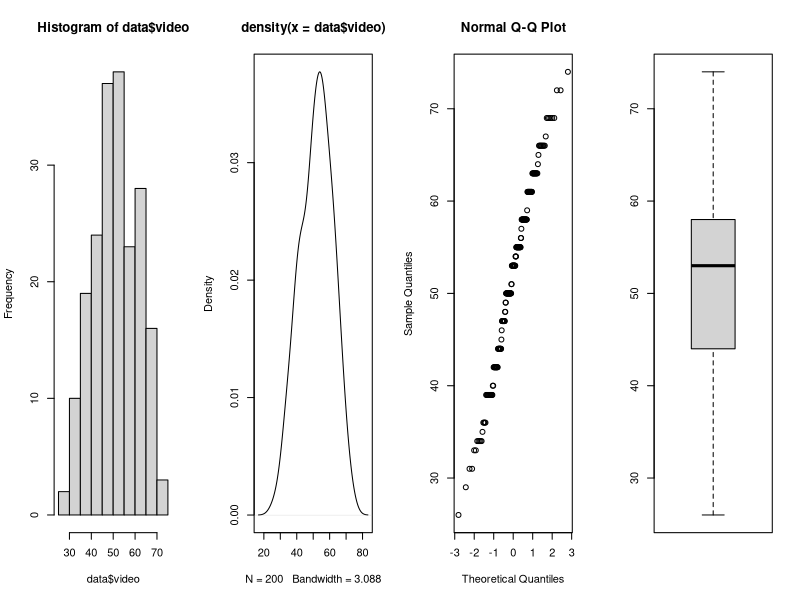
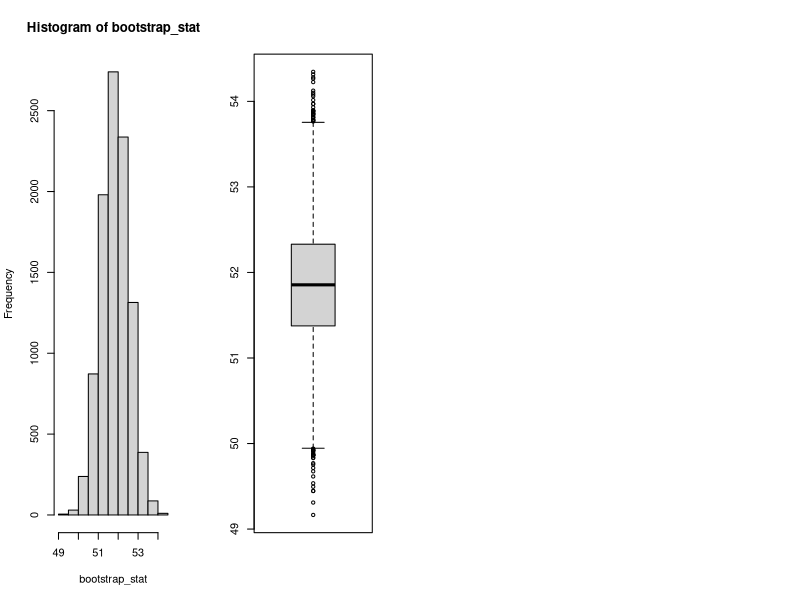
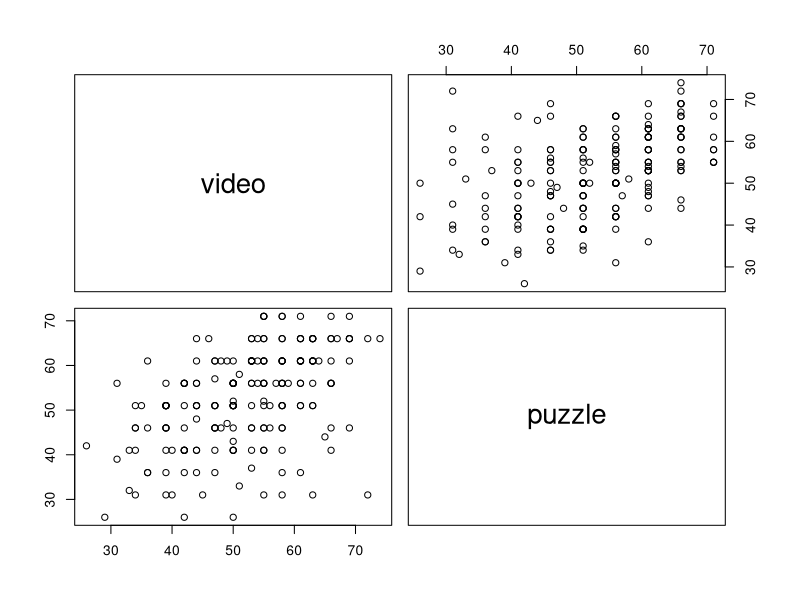

Reproduce these figures in R, in order.
## ---- chunk 1
data <- read.table("./Ice_cream-1.csv", header = TRUE, sep = ",")
## ---- chunk 2
mu <- mean(data$video)
par(mfrow=c(1,4))
hist(data$video)
plot(density(data$video))
qqnorm(data$video)
boxplot(data$video)
## ---- chunk 3
n <- length(data$video)
sd_sample <- sd(data$video)
sem <- sd_sample / sqrt(n)
z_score <- qnorm(1 - 0.015)
margin_error <- z_score * sem
lower_bound <- mu - margin_error
upper_bound <- mu + margin_error
lower_bound; upper_bound
## ---- chunk 4
n_min = (z_score^2) * (sd_sample^2) / (1.5^2)
n_min
## ---- chunk 5
# BOOTSTRAP 97% CONFIDENCE INTERVAL
b_count <- 10000
bootstrap_stat <- numeric(b_count)
for (i in 1:b_count) {
    bootstrap_sample <- sample(data$video, replace=TRUE)
    bootstrap_stat[i] <- mean(bootstrap_sample)
}
par(mfrow=c(1,4))
hist(bootstrap_stat)
boxplot(bootstrap_stat)

bootstrap_conf_int <- quantile(bootstrap_stat, c(0.015, 0.985))
s <- sum(bootstrap_stat<bootstrap_conf_int[1])
bootstrap_conf_int_check <- c(2*mu-bootstrap_conf_int[2] ,2*mu-bootstrap_conf_int[1])
bootstrap_conf_int
## ---- chunk 6
t_test_result <- t.test(
    data$video,
    mu = 50,
    alternative = "greater"
)
t_test_result
## ---- chunk 7
t_test51_result <- t.test(
    data$video,
    mu = 51,
    alternative = "greater"
)
t_test51_result
## ---- chunk 8
# SIGN TEST
test_median <- 50
larger_median <- sum(data$video > test_median)
sign_result <- binom.test(
    larger_median, n, 
    conf.level = .97, 
    alternative = 'greater'
)

wilcox_result <- wilcox.test(data$video, mu=test_median, alternative = 'greater')
sign_result; wilcox_result
## ---- chunk 9
#wilcox_25_result <- wilcox.test(data$video, mu=42, alternative = 'less')

count_lt_42 <- sum(data$video < 42)

# both should be the same tests
sign_25_result <- binom.test(count_lt_42, n, p = 0.25, alternative = "less")
#prop_25_result <- prop.test(x = count_lt_42, n = n, p = 0.25, alternative = "less")
sign_25_result
## ---- chunk 10
b2_count <- 10000
b2_stat <- numeric(b2_count)
for (i in 1:b2_count) {
    b2_sample <- sample(data$video, replace=TRUE)
    b2_stat[i] <- min(b2_sample)
}
## ---- chunk 11
vid_female <- data$video[data$female==1]
vid_male <- data$video[data$female==0]

mf_t_result <- t.test(vid_male, vid_female, alternative = 'greater')
mf_wilcox_result <- wilcox.test(vid_male, vid_female, alternative = 'greater')
mf_ks_result <- ks.test(vid_male, vid_female, alternative = 'greater')

mf_t_result; mf_wilcox_result; mf_ks_result
## ---- chunk 12
video_puzzle <- data[c('video', 'puzzle')]
cor_result <- round(cor(video_puzzle), 3)
pairs(video_puzzle)
cor_test_result <- cor.test(video_puzzle$video, video_puzzle$puzzle)
t_result <- t.test(
    video_puzzle$puzzle,
    video_puzzle$video,
    alternative = 'greater',
    paired = TRUE
)

cor_result; t_result
